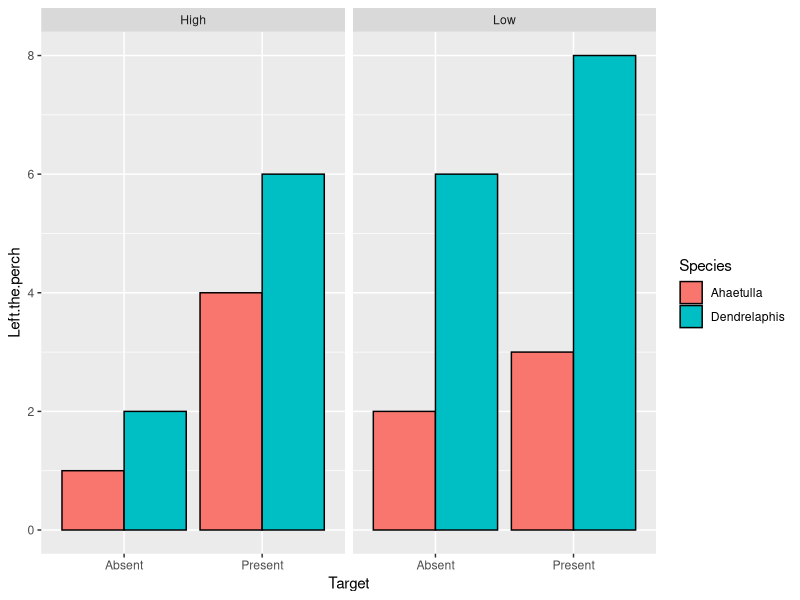

Write the R code that produced this figure. (Note: this script raises an error after producing the figure.)
#install gganimate
install.packages("gganimate")
#load ggplot2 and gganimate
library("ggplot2")
library("gganimate")
#load example data titled "Snake perch leaving"
Perch <- read.csv("Snake perch leaving.csv")
#Lets a create a plot that shows the number of snakes of each species that left the perch at each of the height and target conditions.
plot1 <- ggplot(Perch, aes(x = Target,
                          y = Left.the.perch,
                          fill = Species)) + 
  geom_bar(position="dodge", stat="identity",colour="black") + 
  facet_wrap(~Height)
plot1
gg_animate(plot1)
#Lets add in an transition animation based on species
plot1 + transition_states(
  Species,
  transition_length = 0.5,
  state_length = 0.5
)
plot1
